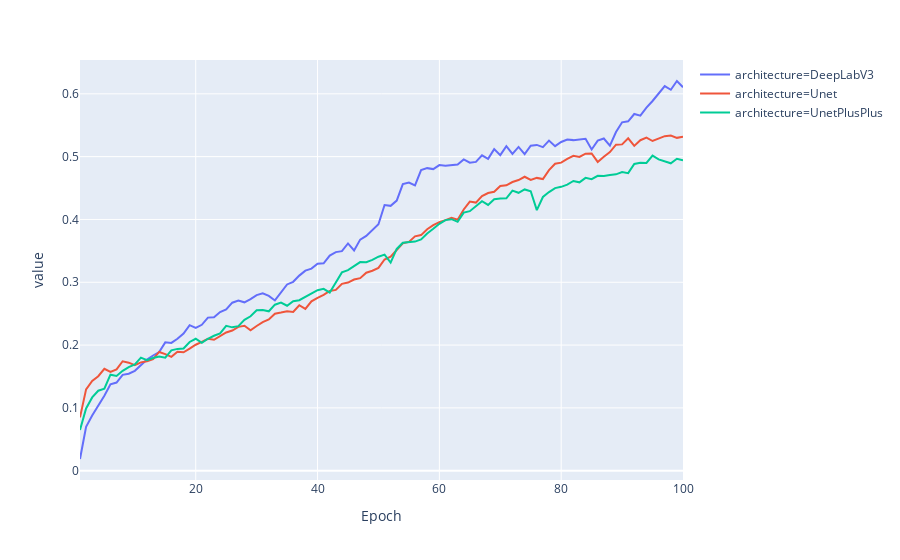

Here is the notebook cell this chart was saved with:
### Code cell
px.line(mean_vals, x='Epoch', y='value', color=group_vals[1])
